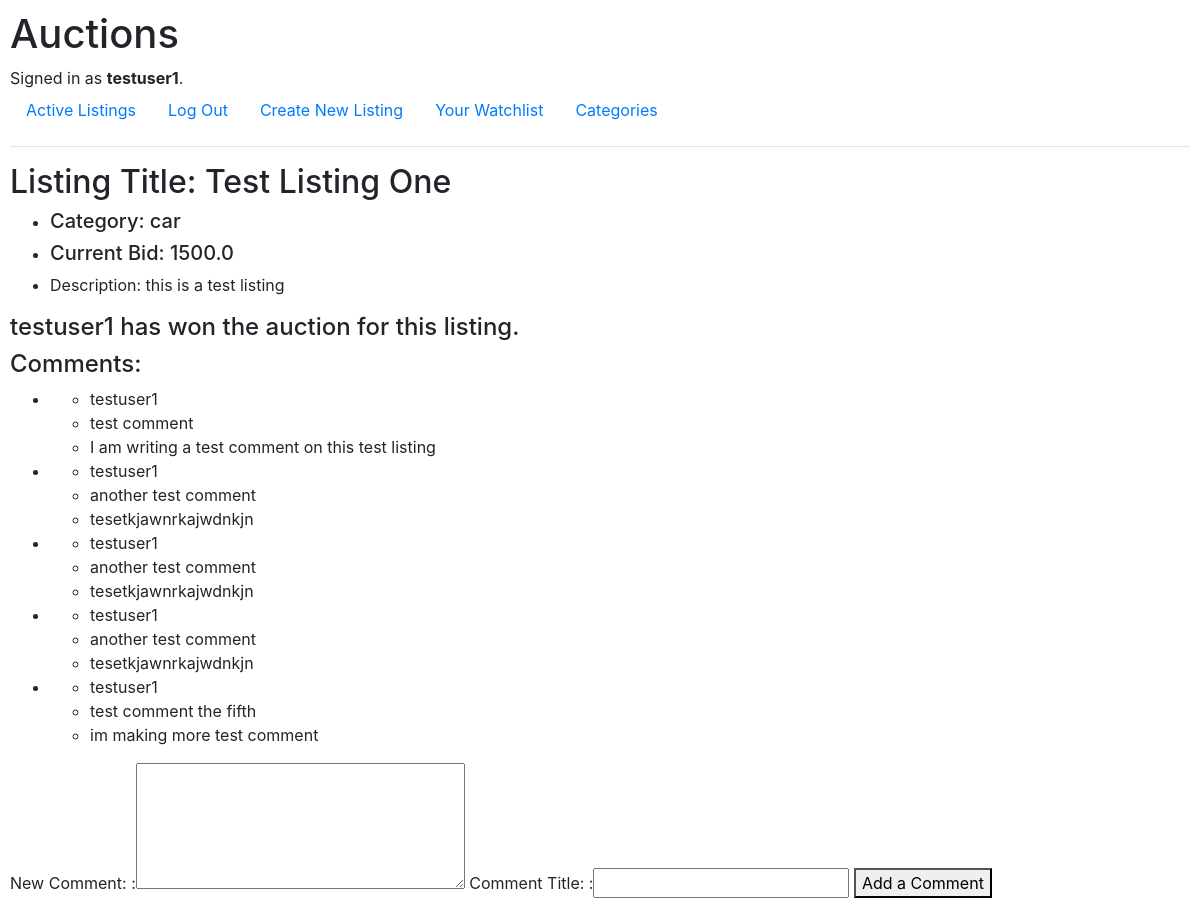
/listings/1 (signed in), run on the app's committed database.
### auctions/models.py (models this page shows)
class User(AbstractUser):
    watchlist = models.ManyToManyField(Listing, null=True)

class Listing(models.Model):
    title = models.CharField(max_length=100)
    description = models.TextField()
    startingBid = models.FloatField()
    category = models.CharField(max_length=100)
    image = models.URLField()
    currentBid = models.FloatField()
    highestBidder = models.ForeignKey("User", on_delete=models.DO_NOTHING, null = True, related_name="highestBidder")
    creator = models.ForeignKey("User", on_delete=models.CASCADE, null=True, related_name="creator")
    active = models.BooleanField(default=True)
    winner = models.ForeignKey("User", on_delete=models.DO_NOTHING, null=True, related_name="winner")
    comments = models.ManyToManyField(Comment, null=True)

class Comment(models.Model):
    user = models.ForeignKey("User", on_delete=models.DO_NOTHING, null=True)
    title = models.CharField(max_length=100, default="comment title")
    text = models.TextField()

### auctions/views.py (the view, shortened to what this page needs)
# urls.py: path("listings/<int:listingId>", views.listingPage, name="listingPage")
@login_required
def listingPage(request, listingId):
    listing = models.Listing.objects.filter(id=listingId)[0]
    if len(models.Listing.objects.filter(id=listingId)) == 0:
        context = {"listingId": listingId}
        return render(request, "auctions/noSuchListing.html", context)
    bidForm = newBidForm()
    commentForm = newCommentForm()
    context = {"listing": listing, "bidForm":bidForm, "commentForm": commentForm, "comments":listing.comments, "user": request.user}
    return render(request, "auctions/listingPage.html", context)

### auctions/views.py
class newBidForm(forms.Form):
    bid = forms.FloatField(label="New bid: ", min_value=0.01)

class newCommentForm(forms.Form):
    comment = forms.CharField(label="New Comment: ", widget=forms.Textarea(attrs={"rows":5, "cols":30}))
    title = forms.CharField(label= "Comment Title: ")

### auctions/templates/auctions/listingPage.html (shortened to what this page needs)
{% extends "auctions/layout.html" %}
{% load static %}
{% block body %}
    <h2>Listing Title: {{listing.title}}</h2>
    <ul>
        <li><h5>Category: {{listing.category}}</h5></li>
        <li><h5>Current Bid: {{listing.currentBid}}</h5></li>
        <li>Description: {{listing.description}}</li>
    </ul>
    {% if listing.active %}
        <form action="" method="POST">
            {% csrf_token %}
            <input type="hidden" name="addToWishList" value="addToWishList">
            <button type="submit"> Add to Wishlist </button>
        </form>
        <form action="" method="POST">
            {% csrf_token %}
            {{bidForm}}
            <button type="submit"> Place bid </button>
        </form>
        {% if user.id == listing.creator_id %}
            <h1>TEST</h1>
            <form action="" method="POST">
                {% csrf_token %}
                <input type="hidden" name="closeListing" value="closeListing">
                <button type="submit"> Close Listing </button>
            </form>
        {% endif %}
    {% else %}
        <h4>{{listing.highestBidder}} has won the auction for this listing.</h4>
    {% endif %}
    <h4> Comments: </h4>
    <ul>
    {% for comment in comments.all %}
        <li><ul>
            <li>{{comment.user}}</li>
            <li>{{comment.title}}</li>
            <li>{{comment.text}}
        </ul></li>
    {% endfor %}
    </ul>
    <form action="" method="POST">
        {{commentForm}}
        <button type="submit"> Add a Comment </button>
    </form>
{% endblock %}

### auctions/templates/auctions/layout.html (shortened to what this page needs)
{% load static %}
<!DOCTYPE html>
<html lang="en">
    <head>
        <link rel="stylesheet" href="https://stackpath.bootstrapcdn.com/bootstrap/4.4.1/css/bootstrap.min.css">
        <link href="{% static 'auctions/styles.css' %}" rel="stylesheet">
    </head>
    <body>
        <h1>Auctions</h1>
        <div>
            {% if user.is_authenticated %}
                Signed in as <strong>{{ user.username }}</strong>.
            {% else %}
                Not signed in.
            {% endif %}
        </div>
        <ul class="nav">
            <li class="nav-item">
                <a class="nav-link" href="{% url 'index' %}">Active Listings</a>
            </li>
            {% if user.is_authenticated %}
                <li class="nav-item">
                    <a class="nav-link" href="{% url 'logout' %}">Log Out</a>
                </li>
                <li class="nav-item">
                    <a class="nav-link" href="{% url 'createListing' %}">Create New Listing</a>
                </li>
                <li class="nav-item">
                    <a class="nav-link" href="{% url 'watchlist' %}">Your Watchlist</a>
                </li>
                <li class="nav-item">
                    <a class="nav-link" href="{% url 'categories' %}">Categories</a>
                </li>
            {% endif %}
        </ul>
        <hr>
        {% block body %}
        {% endblock %}
    </body>
</html>

### auctions/static/auctions/styles.css (style rules this page uses)
body { padding: 10px; }

### data on the page
User: username "testuser1"
Listing: title "Test Listing One", category "car", currentBid "1500.0", description "this is a test listing", highestBidder "testuser1"
Comment: user "testuser1", title "test comment", text "I am writing a test comment on this test listing"
Comment: user "testuser1", title "another test comment", text "tesetkjawnrkajwdnkjn"
Comment: user "testuser1", title "another test comment", text "tesetkjawnrkajwdnkjn"
Comment: user "testuser1", title "another test comment", text "tesetkjawnrkajwdnkjn"
Comment: user "testuser1", title "test comment the fifth", text "im making more test comment"
